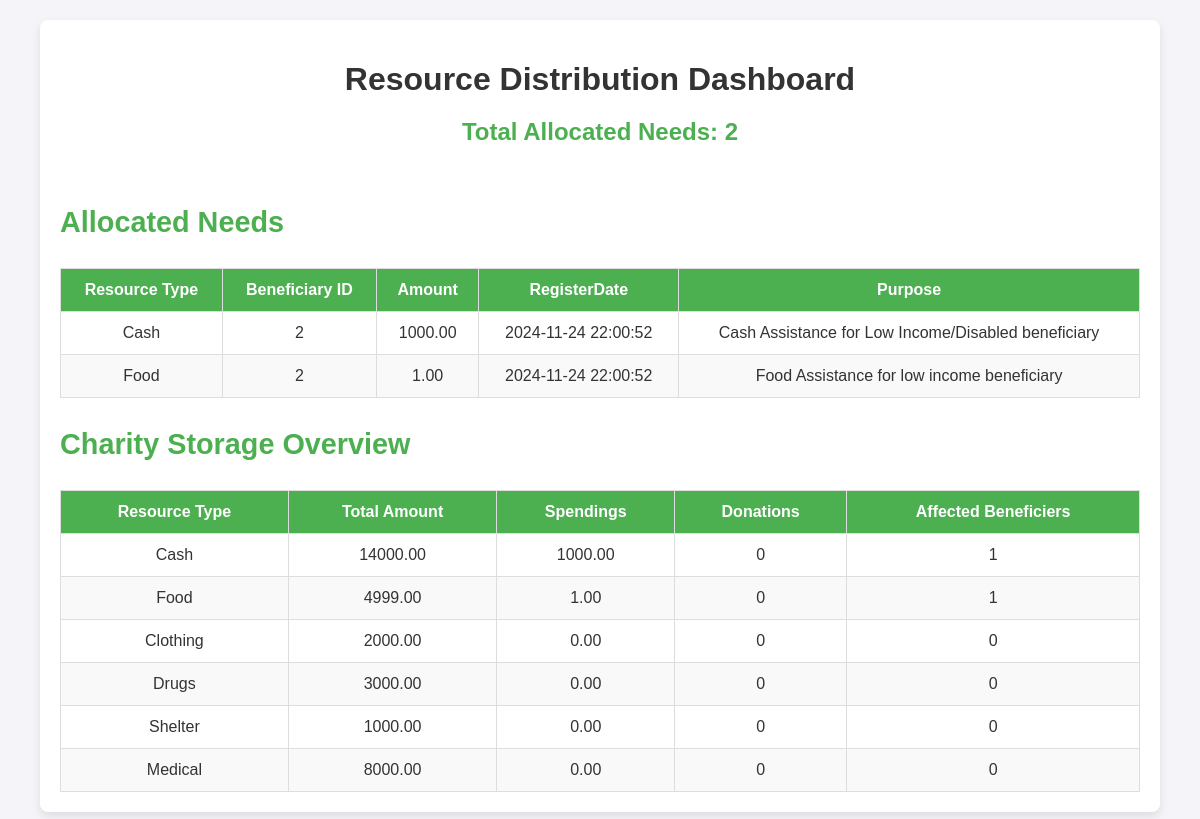
Page /BeneficiaryModule/index.php?action=track_distribution on the committed database.
### tables this page shows
CREATE TABLE IF NOT EXISTS CashNeedHistory (
                    AllocationID INT AUTO_INCREMENT PRIMARY KEY,
                             BeneficiaryID INT,
                             Amount DECIMAL(10, 2) NOT NULL,
                             Allocated BOOLEAN DEFAULT FALSE,
                             Accepted BOOLEAN DEFAULT FALSE,
                             RegisterDate TIMESTAMP DEFAULT CURRENT_TIMESTAMP,
                             purpose VARCHAR(255) DEFAULT 'Cash Assistance for Low Income/Disabled beneficiary',
                             FOREIGN KEY (BeneficiaryID) REFERENCES Beneficiary(PersonID) ON DELETE CASCADE
);

CREATE TABLE IF NOT EXISTS FoodNeedHistory (
    AllocationID INT AUTO_INCREMENT PRIMARY KEY,
                            BeneficiaryID INT Not NULL,
                                Amount DECIMAL(10, 2) NOT NULL,
                                Allocated BOOLEAN DEFAULT FALSE,
                                Accepted BOOLEAN DEFAULT FALSE,
                                RegisterDate TIMESTAMP DEFAULT CURRENT_TIMESTAMP,
                                purpose VARCHAR(255) DEFAULT 'Food Assistance for low income beneficiary',
                                FOREIGN KEY (BeneficiaryID) REFERENCES Beneficiary(PersonID) ON DELETE CASCADE
);

CREATE TABLE IF NOT EXISTS Charity_Storage (
                             NeedID INT AUTO_INCREMENT PRIMARY KEY,
                             type VARCHAR(100) NOT NULL,
                             Amount DECIMAL(10, 2) NOT NULL,
                             Spendings DECIMAL(10, 2) NOT NULL,
                             Donations INT DEFAULT 0,
                             AffectedPeople INT DEFAULT 0
                                
);

### BeneficiaryModule/Controllers/BeneficiaryController.php (called while the page is built, shortened)
<?php
class BeneficiaryController
{
    private $db;
    private $admin;
    public function __construct($connection, $admin)
    {
        $this->db = $connection;
        $this->admin = $admin;
    }
    public function trackDistribution()
    {
        $allocated_data = $this->admin->getAllocatedNeeds($this->db);
        $charity_data = $this->admin->getCharityStorageData($this->db);
        include 'Views/Track_Distribution_View.php';
        $view = new Track_Distribution_View();
        $view->Show_Resource_Distribution($allocated_data, $charity_data);
    }
}

### BeneficiaryModule/Models/BeneficiaryAdmin.php (called while the page is built, shortened)
<?php
class BeneficiaryAdmin extends Person
{
    function getAllocatedNeeds($db)
    {
        $tables = ['cashneedhistory', 'foodneedhistory', 'shelterneedhistory', 'drugneedhistory', 'medicalneedhistory', 'clothingneedhistory'];
        $allNeeds = [];
        foreach ($tables as $table) {
            $query = "SELECT * FROM $table WHERE Allocated = 1";
            $stmt = $db->prepare($query);
            $stmt->execute();
            $needs = $stmt->fetchAll(PDO::FETCH_ASSOC);
            foreach ($needs as $need) {
                $need['table'] = ucfirst(str_replace('needhistory', '', $table));
                $allNeeds[] = $need;
            }
        }
        return $allNeeds;
    }
    function getCharityStorageData($db)
    {
        $query = "SELECT * FROM charity_storage";
        $stmt = $db->prepare($query);
        $stmt->execute();
        return $stmt->fetchAll(PDO::FETCH_ASSOC);
    }
}

### BeneficiaryModule/Views/Track_Distribution_View.php (the view)
<?php
class Track_Distribution_View
{
    public function Show_Resource_Distribution($allocatedNeeds, $charityStorage)
    {
        echo '<link rel="stylesheet" type="text/css" href="Views/styles/dashboard.css">';
        echo '<div class="dashboard-container">';
        echo '<h1>Resource Distribution Dashboard</h1>';
        echo '<div class="summary">';
        echo '<h2>Total Allocated Needs: ' . count($allocatedNeeds) . '</h2>';
        echo '</div>';
        echo '<div class="data-table-container">';
        echo '<h3>Allocated Needs</h3>';
        echo '<table class="data-table">';
        echo '<thead>';
        echo '<tr>';
        echo '<th>Resource Type</th>';
        echo '<th>Beneficiary ID</th>';
        echo '<th>Amount</th>';
        echo '<th>RegisterDate</th>';
        echo '<th>Purpose</th>';
        echo '</tr>';
        echo '</thead>';
        echo '<tbody>';
        foreach ($allocatedNeeds as $need) {
            echo '<tr>';
            echo '<td>' . htmlspecialchars($need['table']) . '</td>';
            echo '<td>' . htmlspecialchars($need['BeneficiaryID']) . '</td>';
            echo '<td>' . htmlspecialchars($need['Amount']) . '</td>';
            echo '<td>' . htmlspecialchars($need['RegisterDate']) . '</td>';
            echo '<td>' . htmlspecialchars($need['purpose']) . '</td>';
            echo '</tr>';
        }
        echo '</tbody>';
        echo '</table>';
        echo '</div>';
        echo '<div class="data-table-container">';
        echo '<h3>Charity Storage Overview</h3>';
        echo '<table class="data-table">';
        echo '<thead>';
        echo '<tr>';
        echo '<th>Resource Type</th>';
        echo '<th>Total Amount</th>';
        echo '<th>Spendings</th>';
        echo '<th>Donations</th>';
        echo '<th>Affected Beneficiers</th>';
        echo '</tr>';
        echo '</thead>';
        echo '<tbody>';
        foreach ($charityStorage as $resource) {
            echo '<tr>';
            echo '<td>' . htmlspecialchars($resource['type']) . '</td>';
            echo '<td>' . htmlspecialchars($resource['Amount']) . '</td>';
            echo '<td>' . htmlspecialchars($resource['Spendings']) . '</td>';
            echo '<td>' . htmlspecialchars($resource['Donations']) . '</td>';
            echo '<td>' . htmlspecialchars($resource['AffectedPeople']) . '</td>';
            echo '</tr>';
        }
        echo '</tbody>';
        echo '</table>';
        echo '</div>';
        echo '</div>';
    }
}

### BeneficiaryModule/Views/styles/dashboard.css (style rules this page uses)
.dashboard-container { margin: 20px auto; width: 90%; max-width: 1200px; background: #fff; border-radius: 8px; box-shadow: 0 4px 10px rgba(0, 0, 0, 0.1); padding: 20px; }
h3 { font-size: 1.8rem; margin-top: 30px; text-align: left; color: #4caf50; }
h1 { font-size: 2rem; text-align: center; color: #333; margin-bottom: 20px; }
.summary { text-align: center; margin-bottom: 30px; }
.summary h2 { font-size: 1.5rem; color: #4caf50; }
.data-table-container { overflow-x: auto; }
.data-table { width: 100%; border-collapse: collapse; font-size: 1rem; color: #333; margin-top: 20px; }
.data-table thead { background-color: #4caf50; color: white; }
.data-table th, .data-table td { padding: 12px 15px; text-align: center; border: 1px solid #ddd; }
.data-table tr:nth-child(even) { background-color: #f9f9f9; }

### rows in the picture
cashneedhistory: table "Cash", BeneficiaryID "2", Amount "1000.00", RegisterDate "2024-11-24 22:00:52", purpose "Cash Assistance for Low Income/Disabled beneficiary"
foodneedhistory: table "Food", BeneficiaryID "2", Amount "1.00", RegisterDate "2024-11-24 22:00:52", purpose "Food Assistance for low income beneficiary"
charity_storage: type "Cash", Amount "14000.00", Spendings "1000.00", Donations "0", AffectedPeople "1"
charity_storage: type "Food", Amount "4999.00", Spendings "1.00", Donations "0", AffectedPeople "1"
charity_storage: type "Clothing", Amount "2000.00", Spendings "0.00", Donations "0", AffectedPeople "0"
charity_storage: type "Drugs", Amount "3000.00", Spendings "0.00", Donations "0", AffectedPeople "0"
charity_storage: type "Shelter", Amount "1000.00", Spendings "0.00", Donations "0", AffectedPeople "0"
charity_storage: type "Medical", Amount "8000.00", Spendings "0.00", Donations "0", AffectedPeople "0"

### other values in the picture
count($allocatedNeeds) "2"
